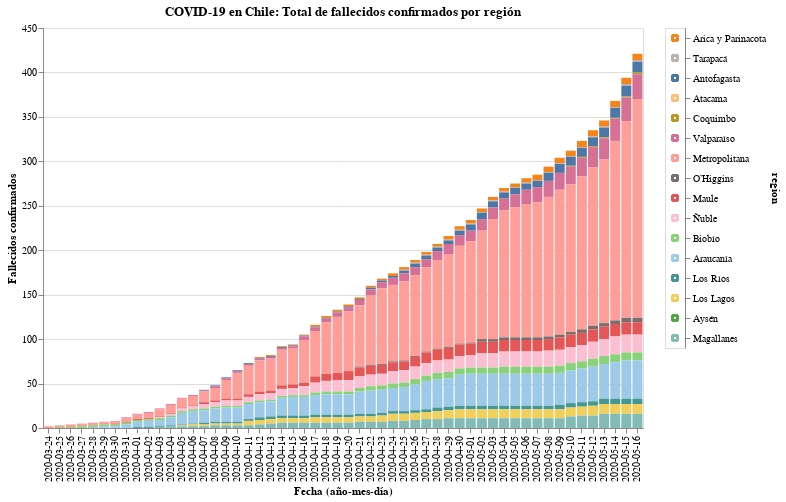

The notebook cell saved with this chart:
### Code cell
#hide_input

input_dropdown = alt.binding_select(options=new_data['region'].unique())
selection1 = alt.selection_single(fields=['region'], bind=input_dropdown, name=' ')
selection2 = alt.selection_multi(fields=['region'], on='mouseover')

color = alt.condition(selection1 | selection2,
                    alt.Color('region:N', scale=alt.Scale(scheme='tableau20'), legend=None),
                    alt.value('lightgray'))

bars = alt.Chart(new_data).mark_bar().encode(
    x=alt.X('date:O', axis=alt.Axis(title='Fecha (año-mes-día)')),
    y=alt.Y('fallecidos', axis=alt.Axis(title='Fallecidos confirmados')),
    color=color,
    tooltip=['date', 'region', 'fallecidos'],
    order=alt.Order(
    # Sort the segments of the bars by this field
    'codigo region',
    sort='descending'
    )
    ).properties(
    title='COVID-19 en Chile: Total de fallecidos confirmados por región'
).add_selection(
    selection1, selection2
).transform_filter(
    selection1
)

legend = alt.Chart(new_data).mark_point().encode(
    y=alt.Y('region:N', axis=alt.Axis(orient='right'), sort=regiones),
    color=color
).add_selection(
    selection1, selection2
)

bars.properties(width=600, height=400) | legend

### Figure 1 — Vega-Lite specification as saved in the notebook (floating-point values rounded to 4 significant figures; data arrays with more than 128 entries replaced by an {"elided": "..."} marker saying what was removed)
{"config": {"view": {"continuousWidth": 400, "continuousHeight": 300}}, "hconcat": [{"mark": "bar", "encoding": {"color": {"condition": {"type": "nominal", "field": "region", "legend": null, "scale": {"scheme": "tableau20"}, "selection": {"or": [" ", "selector004"]}}, "value": "lightgray"}, "order": {"type": "quantitative", "field": "codigo region", "sort": "descending"}, "tooltip": [{"type": "nominal", "field": "date"}, {"type": "nominal", "field": "region"}, {"type": "quantitative", "field": "fallecidos"}], "x": {"type": "ordinal", "axis": {"title": "Fecha (año-mes-día)"}, "field": "date"}, "y": {"type": "quantitative", "axis": {"title": "Fallecidos confirmados"}, "field": "fallecidos"}}, "height": 400, "selection": {" ": {"type": "single", "fields": ["region"], "bind": {"input": "select", "options": ["Arica y Parinacota", "Tarapacá", "Antofagasta", "Atacama", "Coquimbo", "Valparaíso", "Metropolitana", "O’Higgins", "Maule", "Ñuble", "Biobío", "Araucanía", "Los Ríos", "Los Lagos", "Aysén", "Magallanes"]}}, "selector004": {"type": "multi", "fields": ["region"], "on": "mouseover"}}, "title": "COVID-19 en Chile: Total de fallecidos confirmados por región", "transform": [{"filter": {"selection": " "}}], "width": 600}, {"mark": "point", "encoding": {"color": {"condition": {"type": "nominal", "field": "region", "legend": null, "scale": {"scheme": "tableau20"}, "selection": {"or": [" ", "selector004"]}}, "value": "lightgray"}, "y": {"type": "nominal", "axis": {"orient": "right"}, "field": "region", "sort": ["Arica y Parinacota", "Tarapacá", "Antofagasta", "Atacama", "Coquimbo", "Valparaíso", "Metropolitana", "O’Higgins", "Maule", "Ñuble", "Biobío", "Araucanía", "Los Ríos", "Los Lagos", "Aysén", "Magallanes"]}}, "selection": {" ": {"type": "single", "fields": ["region"], "bind": {"input": "select", "options": ["Arica y Parinacota", "Tarapacá", "Antofagasta", "Atacama", "Coquimbo", "Valparaíso", "Metropolitana", "O’Higgins", "Maule", "Ñuble", "Biobío", "Araucanía", "Los Ríos", "Los Lagos", "Aysén", "Magallanes"]}}, "selector004": {"type": "multi", "fields": ["region"], "on": "mouseover"}}}], "data": {"name": "data-0e5fa60dff3d49a491c32a70b3e144c6"}, "$schema": "https://vega.github.io/schema/vega-lite/v4.8.1.json", "datasets": {"data-0e5fa60dff3d49a491c32a70b3e144c6": {"elided": "864 records"}}}
